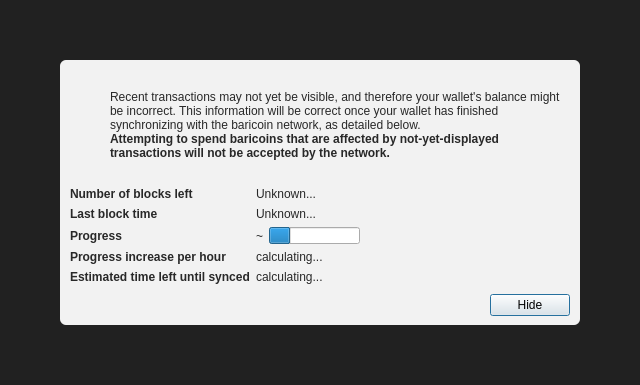
<?xml version="1.0" encoding="UTF-8"?>
<ui version="4.0">
 <class>ModalOverlay</class>
 <widget class="QWidget" name="ModalOverlay">
  <property name="geometry">
   <rect>
    <x>0</x>
    <y>0</y>
    <width>640</width>
    <height>385</height>
   </rect>
  </property>
  <property name="windowTitle">
   <string>Form</string>
  </property>
  <layout class="QVBoxLayout" name="verticalLayout" stretch="0">
   <property name="sizeConstraint">
    <enum>QLayout::SetDefaultConstraint</enum>
   </property>
   <property name="leftMargin">
    <number>0</number>
   </property>
   <property name="topMargin">
    <number>0</number>
   </property>
   <property name="rightMargin">
    <number>0</number>
   </property>
   <property name="bottomMargin">
    <number>0</number>
   </property>
   <item>
    <widget class="QWidget" name="bgWidget" native="true">
     <property name="styleSheet">
      <string notr="true">#bgWidget { background: rgba(0,0,0,220); }</string>
     </property>
     <layout class="QVBoxLayout" name="verticalLayoutMain" stretch="1">
      <property name="leftMargin">
       <number>60</number>
      </property>
      <property name="topMargin">
       <number>60</number>
      </property>
      <property name="rightMargin">
       <number>60</number>
      </property>
      <property name="bottomMargin">
       <number>60</number>
      </property>
      <item>
       <widget class="QWidget" name="contentWidget" native="true">
        <property name="styleSheet">
         <string notr="true">#contentWidget { background: rgba(255,255,255,240); border-radius: 6px; }

QLabel { color: rgb(40,40,40);  }</string>
        </property>
        <layout class="QVBoxLayout" name="verticalLayoutSub" stretch="1,0,0,0">
         <property name="spacing">
          <number>0</number>
         </property>
         <property name="leftMargin">
          <number>10</number>
         </property>
         <property name="topMargin">
          <number>10</number>
         </property>
         <property name="rightMargin">
          <number>10</number>
         </property>
         <property name="bottomMargin">
          <number>10</number>
         </property>
         <item>
          <layout class="QHBoxLayout" name="horizontalLayoutIconText" stretch="0,1">
           <property name="topMargin">
            <number>20</number>
           </property>
           <item>
            <layout class="QVBoxLayout" name="verticalLayoutIcon">
             <property name="leftMargin">
              <number>0</number>
             </property>
             <item>
              <widget class="QPushButton" name="warningIcon">
               <property name="enabled">
                <bool>false</bool>
               </property>
               <property name="text">
                <string/>
               </property>
               <property name="icon">
                <iconset>
                 <normaloff>:/icons/warning</normaloff>
                 <disabledoff>:/icons/warning</disabledoff>:/icons/warning</iconset>
               </property>
               <property name="iconSize">
                <size>
                 <width>48</width>
                 <height>48</height>
                </size>
               </property>
               <property name="flat">
                <bool>true</bool>
               </property>
              </widget>
             </item>
             <item>
              <spacer name="verticalSpacerWarningIcon">
               <property name="orientation">
                <enum>Qt::Vertical</enum>
               </property>
               <property name="sizeHint" stdset="0">
                <size>
                 <width>20</width>
                 <height>40</height>
                </size>
               </property>
              </spacer>
             </item>
            </layout>
           </item>
           <item>
            <layout class="QVBoxLayout" name="verticalLayoutInfoText">
             <property name="leftMargin">
              <number>0</number>
             </property>
             <property name="topMargin">
              <number>0</number>
             </property>
             <item>
              <widget class="QLabel" name="infoText">
               <property name="text">
                <string>Recent transactions may not yet be visible, and therefore your wallet's balance might be incorrect. This information will be correct once your wallet has finished synchronizing with the baricoin network, as detailed below.</string>
               </property>
               <property name="textFormat">
                <enum>Qt::RichText</enum>
               </property>
               <property name="wordWrap">
                <bool>true</bool>
               </property>
              </widget>
             </item>
             <item>
              <widget class="QLabel" name="infoTextStrong">
               <property name="font">
                <font>
                 <weight>75</weight>
                 <bold>true</bold>
                </font>
               </property>
               <property name="text">
                <string>Attempting to spend baricoins that are affected by not-yet-displayed transactions will not be accepted by the network.</string>
               </property>
               <property name="textFormat">
                <enum>Qt::RichText</enum>
               </property>
               <property name="wordWrap">
                <bool>true</bool>
               </property>
              </widget>
             </item>
             <item>
              <spacer name="verticalSpacerInTextSpace">
               <property name="orientation">
                <enum>Qt::Vertical</enum>
               </property>
               <property name="sizeHint" stdset="0">
                <size>
                 <width>20</width>
                 <height>40</height>
                </size>
               </property>
              </spacer>
             </item>
            </layout>
           </item>
          </layout>
         </item>
         <item>
          <spacer name="verticalSpacerAfterText">
           <property name="orientation">
            <enum>Qt::Vertical</enum>
           </property>
           <property name="sizeHint" stdset="0">
            <size>
             <width>20</width>
             <height>40</height>
            </size>
           </property>
          </spacer>
         </item>
         <item>
          <layout class="QFormLayout" name="formLayout">
           <property name="fieldGrowthPolicy">
            <enum>QFormLayout::FieldsStayAtSizeHint</enum>
           </property>
           <property name="horizontalSpacing">
            <number>6</number>
           </property>
           <property name="verticalSpacing">
            <number>6</number>
           </property>
           <property name="topMargin">
            <number>10</number>
           </property>
           <item row="0" column="0">
            <widget class="QLabel" name="labelNumberOfBlocksLeft">
             <property name="font">
              <font>
               <weight>75</weight>
               <bold>true</bold>
              </font>
             </property>
             <property name="text">
              <string>Number of blocks left</string>
             </property>
            </widget>
           </item>
           <item row="0" column="1">
            <widget class="QLabel" name="numberOfBlocksLeft">
             <property name="text">
              <string>Unknown...</string>
             </property>
            </widget>
           </item>
           <item row="1" column="0">
            <widget class="QLabel" name="labelLastBlockTime">
             <property name="font">
              <font>
               <weight>75</weight>
               <bold>true</bold>
              </font>
             </property>
             <property name="text">
              <string>Last block time</string>
             </property>
            </widget>
           </item>
           <item row="1" column="1">
            <widget class="QLabel" name="newestBlockDate">
             <property name="sizePolicy">
              <sizepolicy hsizetype="Maximum" vsizetype="Preferred">
               <horstretch>0</horstretch>
               <verstretch>0</verstretch>
              </sizepolicy>
             </property>
             <property name="text">
              <string>Unknown...</string>
             </property>
            </widget>
           </item>
           <item row="2" column="0">
            <widget class="QLabel" name="labelSyncDone">
             <property name="font">
              <font>
               <weight>75</weight>
               <bold>true</bold>
              </font>
             </property>
             <property name="text">
              <string>Progress</string>
             </property>
            </widget>
           </item>
           <item row="2" column="1">
            <layout class="QHBoxLayout" name="horizontalLayoutSync" stretch="0,1">
             <item>
              <widget class="QLabel" name="percentageProgress">
               <property name="text">
                <string notr="true">~</string>
               </property>
              </widget>
             </item>
             <item>
              <widget class="QProgressBar" name="progressBar">
               <property name="value">
                <number>24</number>
               </property>
               <property name="format">
                <string/>
               </property>
              </widget>
             </item>
            </layout>
           </item>
           <item row="4" column="0">
            <widget class="QLabel" name="labelProgressIncrease">
             <property name="font">
              <font>
               <weight>75</weight>
               <bold>true</bold>
              </font>
             </property>
             <property name="text">
              <string>Progress increase per hour</string>
             </property>
            </widget>
           </item>
           <item row="4" column="1">
            <widget class="QLabel" name="progressIncreasePerH">
             <property name="text">
              <string>calculating...</string>
             </property>
            </widget>
           </item>
           <item row="5" column="0">
            <widget class="QLabel" name="labelEstimatedTimeLeft">
             <property name="font">
              <font>
               <weight>75</weight>
               <bold>true</bold>
              </font>
             </property>
             <property name="text">
              <string>Estimated time left until synced</string>
             </property>
            </widget>
           </item>
           <item row="5" column="1">
            <widget class="QLabel" name="expectedTimeLeft">
             <property name="text">
              <string>calculating...</string>
             </property>
            </widget>
           </item>
          </layout>
         </item>
         <item>
          <layout class="QHBoxLayout" name="horizontalLayoutButtons">
           <property name="leftMargin">
            <number>10</number>
           </property>
           <property name="topMargin">
            <number>10</number>
           </property>
           <item>
            <spacer name="horizontalSpacer">
             <property name="orientation">
              <enum>Qt::Horizontal</enum>
             </property>
             <property name="sizeHint" stdset="0">
              <size>
               <width>40</width>
               <height>20</height>
              </size>
             </property>
            </spacer>
           </item>
           <item>
            <widget class="QPushButton" name="closeButton">
             <property name="text">
              <string>Hide</string>
             </property>
             <property name="shortcut">
              <string>Esc</string>
             </property>
             <property name="focusPolicy">
              <enum>Qt::StrongFocus</enum>
             </property>
             <property name="default">
              <bool>true</bool>
             </property>
            </widget>
           </item>
          </layout>
         </item>
        </layout>
       </widget>
      </item>
     </layout>
    </widget>
   </item>
  </layout>
 </widget>
 <resources/>
 <connections/>
</ui>
